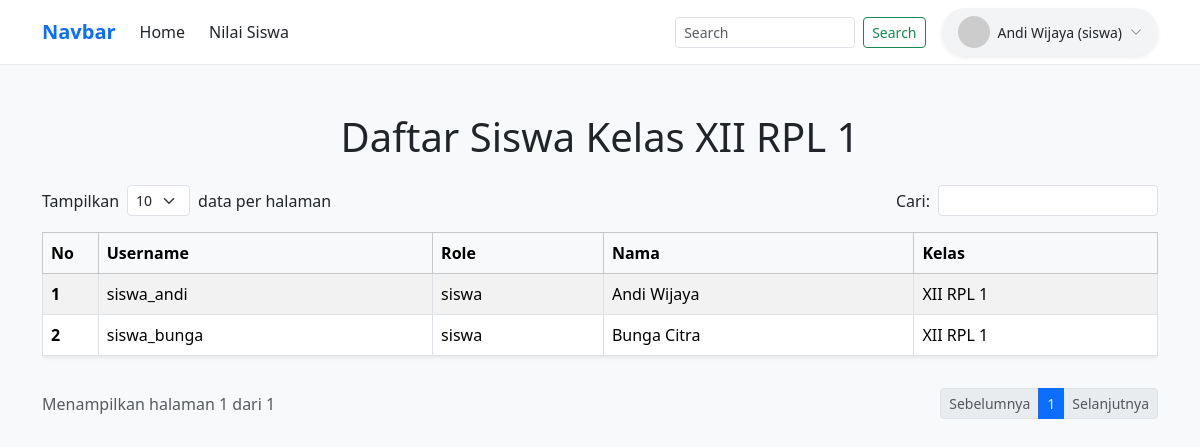
The page /halaman_siswa.php (signed in) on the database its author committed.
### tables this page shows
CREATE TABLE `siswa` (
  `id` int(11) NOT NULL,
  `nis` varchar(10) NOT NULL,
  `nama` varchar(100) NOT NULL,
  `kelas` varchar(10) NOT NULL,
  `jenis_kelamin` enum('L','P') NOT NULL,
  `user_id` int(11) DEFAULT NULL
);

CREATE TABLE `users` (
  `id` int(11) NOT NULL,
  `username` varchar(50) NOT NULL,
  `password` varchar(255) NOT NULL,
  `role` enum('admin','guru','siswa') NOT NULL,
  `created_at` timestamp NOT NULL DEFAULT current_timestamp()
);

### halaman_siswa.php (the view, shortened to what this page needs)
<?php
include 'koneksi.php';
$user_id   = $_SESSION['user_id'] ?? null;
$nama_user = $_SESSION['nama_lengkap'] ?? $_SESSION['nama'] ?? $_SESSION['username'] ?? $_SESSION['nis'] ?? 'Siswa';
$role_user = strtolower($_SESSION['role'] ?? 'siswa');
$avatar_url = "https://ui-avatars.com/api/?name=" . urlencode($nama_user) . "&background=0D6EFD&color=fff";
$kelas_siswa = '';
if ($user_id) {
    $stmt_kelas = mysqli_prepare($koneksi, "SELECT kelas FROM siswa WHERE user_id = ?");
    mysqli_stmt_bind_param($stmt_kelas, "i", $user_id);
    mysqli_stmt_execute($stmt_kelas);
    $res_kelas = mysqli_stmt_get_result($stmt_kelas);
    if ($row_k = mysqli_fetch_assoc($res_kelas)) {
        $kelas_siswa = $row_k['kelas'];
    }
}
$keyword = isset($_GET['q']) ? trim($_GET['q']) : (isset($_GET['cari']) ? trim($_GET['cari']) : '');
if (!empty($kelas_siswa)) {
    if (!empty($keyword)) {
        $query = "SELECT
                    siswa.id,
                    siswa.nama,
                    siswa.kelas,
                    users.username,
                    IFNULL(users.role, 'siswa') AS role
                  FROM siswa
                  LEFT JOIN users ON siswa.user_id = users.id
                  WHERE siswa.kelas = ? AND (siswa.nama LIKE ? OR users.username LIKE ?)";
        $stmt = mysqli_prepare($koneksi, $query);
        $search_param = "%" . $keyword . "%";
        mysqli_stmt_bind_param($stmt, "sss", $kelas_siswa, $search_param, $search_param);
    } else {
        $query = "SELECT
                    siswa.id,
                    siswa.nama,
                    siswa.kelas,
                    users.username,
                    IFNULL(users.role, 'siswa') AS role
                  FROM siswa
                  LEFT JOIN users ON siswa.user_id = users.id
                  WHERE siswa.kelas = ?";
        $stmt = mysqli_prepare($koneksi, $query);
        mysqli_stmt_bind_param($stmt, "s", $kelas_siswa);
    }
    mysqli_stmt_execute($stmt);
    $result = mysqli_stmt_get_result($stmt);
} else {
    $result = false;
}
?>
<!DOCTYPE html>
<html lang="id">
<head>
    <link href="https://cdn.jsdelivr.net/npm/bootstrap@5.3.3/dist/css/bootstrap.min.css" rel="stylesheet">
    <link rel="stylesheet" href="https://cdn.jsdelivr.net/npm/bootstrap-icons@1.11.3/font/bootstrap-icons.min.css">
</head>
<body class="bg-light">
    <header class="bg-white border-bottom border-light-subtle sticky-top">
        <div class="container-xl d-flex align-items-center justify-content-between" style="height: 64px;">
            <div class="d-flex align-items-center gap-4 w-100">
                <a class="text-primary fw-bold fs-5 text-decoration-none" href="halaman_siswa.php">
                    Navbar
                </a>
                <nav aria-label="Global" class="d-none d-md-block w-100">
                    <ul class="d-flex align-items-center gap-4 mb-0 list-unstyled">
                        <li>
                            <a class="text-dark text-decoration-none fw-medium" href="halaman_siswa.php">Home</a>
                        </li>
                        <li>
                            <a class="text-dark text-decoration-none fw-medium" href="nilai_siswa.php">Nilai Siswa</a>
                        </li>
                    </ul>
                </nav>
            </div>
            <div class="d-flex align-items-center gap-3 ms-4">
                <form class="d-none d-lg-flex align-items-center gap-2" action="" method="GET">
                    <input type="text" name="q" class="form-control form-control-sm" placeholder="Search" value="<?= htmlspecialchars($keyword); ?>" style="width: 180px;">
                    <button type="submit" class="btn btn-outline-success btn-sm text-nowrap">Search</button>
                </form>
                <div class="dropdown position-relative">
                    <button class="btn btn-light d-flex align-items-center gap-2 border-0 px-3 py-2 rounded-pill shadow-sm" type="button" id="btnProfilToggle" style="background-color: #f3f4f6; cursor: pointer;">
                        <img src="<?= $avatar_url; ?>" alt="User Avatar" class="rounded-circle" width="32" height="32" style="pointer-events: none;">
                        <span class="d-none d-sm-inline fw-medium text-dark text-nowrap" style="font-size: 0.875rem; pointer-events: none;">
                            <?= htmlspecialchars($nama_user); ?> (<?= htmlspecialchars($role_user); ?>)
                        </span>
                        <i class="bi bi-chevron-down text-secondary" style="font-size: 0.75rem; pointer-events: none;"></i>
                    </button>
                </div>
            </div>
        </div>
    </header>
    <div class="container my-5">
        <h1 class="text-center mb-4 fw-normal">
            Daftar Siswa Kelas <?= htmlspecialchars($kelas_siswa ?: '-'); ?>
        </h1>
        <div class="row mb-3 align-items-center">
            <div class="col-md-6 d-flex align-items-center mb-2 mb-md-0">
                <span class="me-2">Tampilkan</span>
                <select class="form-select form-select-sm w-auto me-2">
                    <option value="10" selected>10</option>
                </select>
                <span>data per halaman</span>
            </div>
            <div class="col-md-6 d-flex justify-content-md-end align-items-center">
                <form action="" method="GET" class="d-flex align-items-center">
                    <label class="me-2">Cari:</label>
                    <input type="text" name="cari" class="form-control form-control-sm w-auto" value="<?= htmlspecialchars($keyword); ?>">
                </form>
            </div>
        </div>
        <div class="table-responsive">
            <table class="table table-striped table-bordered align-middle bg-white shadow-sm">
                <thead class="table-light">
                    <tr>
                        <th scope="col" style="width: 5%;">No</th>
                        <th scope="col">Username</th>
                        <th scope="col">Role</th>
                        <th scope="col">Nama</th>
                        <th scope="col">Kelas</th>
                    </tr>
                </thead>
                <tbody>
                    <?php
                    $no = 1;
                    if ($result && mysqli_num_rows($result) > 0) :
                        while ($row = mysqli_fetch_assoc($result)) :
                    ?>
                        <tr>
                            <th scope="row"><?= $no++; ?></th>
                            <td><?= htmlspecialchars($row['username'] ?? '-'); ?></td>
                            <td><?= htmlspecialchars($row['role']); ?></td>
                            <td><?= htmlspecialchars($row['nama']); ?></td>
                            <td><?= htmlspecialchars($row['kelas']); ?></td>
                        </tr>
                    <?php
                        endwhile;
                    else :
                    ?>
                        <tr>
                            <td colspan="5" class="text-center py-4 text-muted">Data siswa tidak ditemukan</td>
                        </tr>
                    <?php endif; ?>
                </tbody>
            </table>
        </div>
        <div class="row align-items-center mt-3">
            <div class="col-md-6 text-muted mb-2 mb-md-0">
                Menampilkan halaman 1 dari 1
            </div>
            <div class="col-md-6 d-flex justify-content-md-end">
                <nav aria-label="Page navigation">
                    <ul class="pagination pagination-sm mb-0">
                        <li class="page-item disabled"><a class="page-link" href="#">Sebelumnya</a></li>
                        <li class="page-item active" aria-current="page"><a class="page-link" href="#">1</a></li>
                        <li class="page-item disabled"><a class="page-link" href="#">Selanjutnya</a></li>
                    </ul>
                </nav>
            </div>
        </div>
    </div>
</body>
</html>

### halaman_siswa.php (style rules this page uses)
body { background-color: #ffffff; }
.table th { font-weight: 600; }

### rows shown on the page
siswa: kelas "XII RPL 1", user.username "siswa_andi", role "siswa", nama "Andi Wijaya"
siswa: user.username "siswa_bunga", role "siswa", nama "Bunga Citra", kelas "XII RPL 1"

### other values the page prints
$nama_user "Andi Wijaya"
$role_user "siswa"
